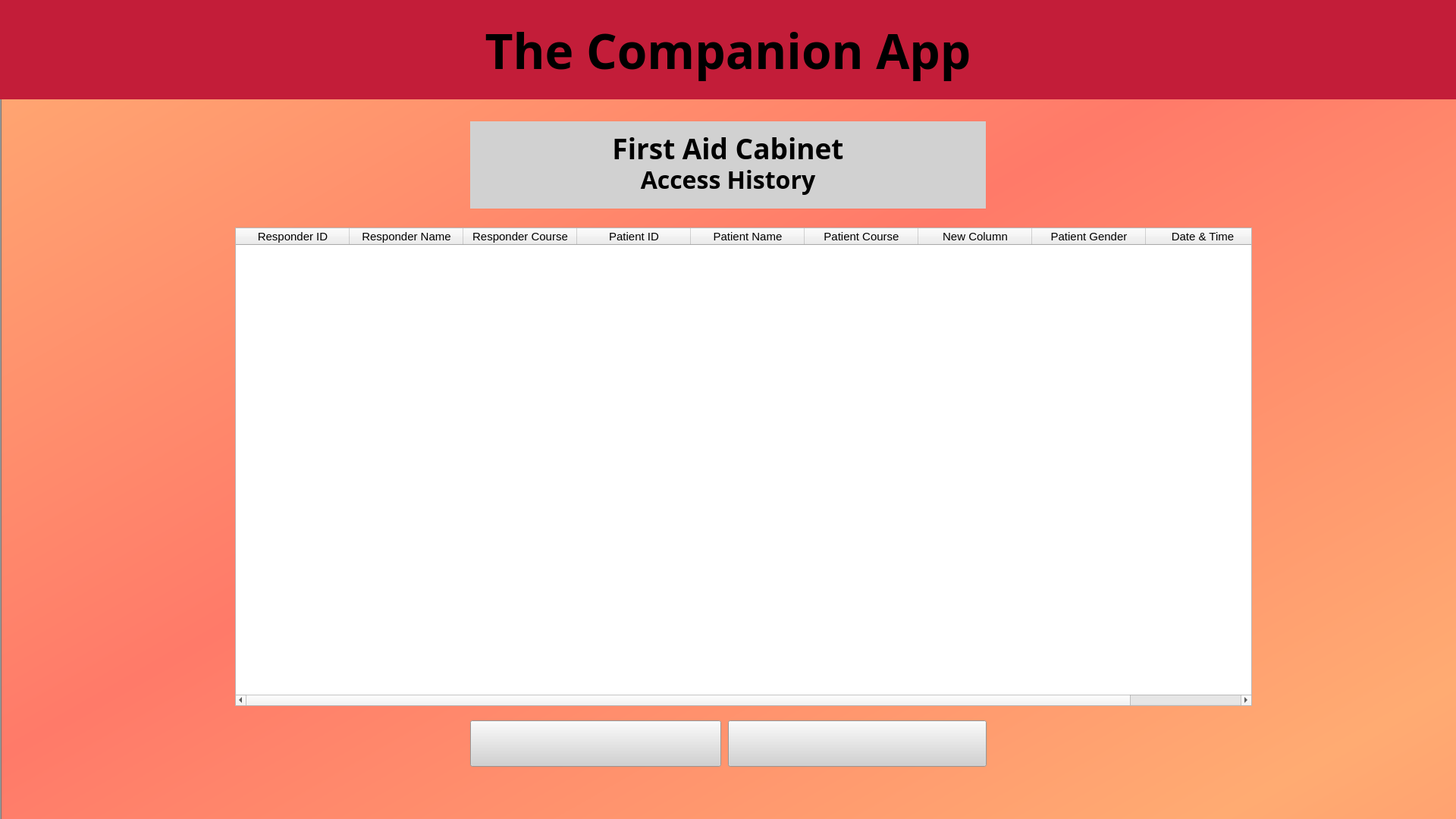
<?xml version="1.0" encoding="UTF-8"?>
<ui version="4.0">
 <class>MainWindow</class>
 <widget class="QMainWindow" name="MainWindow">
  <property name="windowModality">
   <enum>Qt::WindowModal</enum>
  </property>
  <property name="geometry">
   <rect>
    <x>0</x>
    <y>0</y>
    <width>1920</width>
    <height>1080</height>
   </rect>
  </property>
  <property name="sizePolicy">
   <sizepolicy hsizetype="Expanding" vsizetype="Expanding">
    <horstretch>0</horstretch>
    <verstretch>0</verstretch>
   </sizepolicy>
  </property>
  <property name="minimumSize">
   <size>
    <width>1920</width>
    <height>1080</height>
   </size>
  </property>
  <property name="windowTitle">
   <string>First Aid Cabinet</string>
  </property>
  <widget class="QWidget" name="centralwidget">
   <property name="minimumSize">
    <size>
     <width>1920</width>
     <height>1080</height>
    </size>
   </property>
   <widget class="QLabel" name="Background">
    <property name="geometry">
     <rect>
      <x>0</x>
      <y>0</y>
      <width>1981</width>
      <height>1083</height>
     </rect>
    </property>
    <property name="sizePolicy">
     <sizepolicy hsizetype="Expanding" vsizetype="Expanding">
      <horstretch>0</horstretch>
      <verstretch>0</verstretch>
     </sizepolicy>
    </property>
    <property name="minimumSize">
     <size>
      <width>1920</width>
      <height>1080</height>
     </size>
    </property>
    <property name="mouseTracking">
     <bool>true</bool>
    </property>
    <property name="focusPolicy">
     <enum>Qt::NoFocus</enum>
    </property>
    <property name="styleSheet">
     <string notr="true">background-color: qlineargradient(spread:reflect, x1:0, y1:0, x2:0.46, y2:0.4375, stop:0 rgba(255, 171, 114, 255), stop:1 rgba(255, 122, 105, 255));</string>
    </property>
    <property name="frameShape">
     <enum>QFrame::WinPanel</enum>
    </property>
    <property name="frameShadow">
     <enum>QFrame::Sunken</enum>
    </property>
    <property name="text">
     <string/>
    </property>
    <property name="pixmap">
     <pixmap>abstract-white-graphic-design-presentation-background-web-template_156943-914.png</pixmap>
    </property>
    <property name="scaledContents">
     <bool>true</bool>
    </property>
   </widget>
   <widget class="QLabel" name="topbanner">
    <property name="geometry">
     <rect>
      <x>0</x>
      <y>0</y>
      <width>1920</width>
      <height>131</height>
     </rect>
    </property>
    <property name="minimumSize">
     <size>
      <width>680</width>
      <height>0</height>
     </size>
    </property>
    <property name="maximumSize">
     <size>
      <width>1920</width>
      <height>1080</height>
     </size>
    </property>
    <property name="font">
     <font>
      <family>Bahnschrift SemiBold</family>
      <pointsize>48</pointsize>
      <weight>75</weight>
      <bold>true</bold>
     </font>
    </property>
    <property name="styleSheet">
     <string notr="true">background-color: rgb(195, 29, 57);
color: rgb(0, 0, 0);
</string>
    </property>
    <property name="frameShape">
     <enum>QFrame::NoFrame</enum>
    </property>
    <property name="frameShadow">
     <enum>QFrame::Plain</enum>
    </property>
    <property name="text">
     <string>The Companion App</string>
    </property>
    <property name="alignment">
     <set>Qt::AlignCenter</set>
    </property>
   </widget>
   <widget class="QLabel" name="AccessHistory">
    <property name="geometry">
     <rect>
      <x>620</x>
      <y>214</y>
      <width>680</width>
      <height>61</height>
     </rect>
    </property>
    <property name="maximumSize">
     <size>
      <width>680</width>
      <height>1080</height>
     </size>
    </property>
    <property name="font">
     <font>
      <family>Bahnschrift SemiBold</family>
      <pointsize>24</pointsize>
      <weight>75</weight>
      <bold>true</bold>
     </font>
    </property>
    <property name="styleSheet">
     <string notr="true">background-color: rgb(209, 209, 209);</string>
    </property>
    <property name="text">
     <string>Access History</string>
    </property>
    <property name="alignment">
     <set>Qt::AlignHCenter|Qt::AlignTop</set>
    </property>
   </widget>
   <widget class="QLabel" name="TheCompanionApp">
    <property name="geometry">
     <rect>
      <x>620</x>
      <y>160</y>
      <width>680</width>
      <height>61</height>
     </rect>
    </property>
    <property name="maximumSize">
     <size>
      <width>1920</width>
      <height>1080</height>
     </size>
    </property>
    <property name="font">
     <font>
      <family>Bahnschrift SemiBold</family>
      <pointsize>28</pointsize>
      <weight>75</weight>
      <bold>true</bold>
     </font>
    </property>
    <property name="styleSheet">
     <string notr="true">background-color: rgb(209, 209, 209);
</string>
    </property>
    <property name="text">
     <string>First Aid Cabinet</string>
    </property>
    <property name="alignment">
     <set>Qt::AlignBottom|Qt::AlignHCenter</set>
    </property>
   </widget>
   <widget class="QLabel" name="TUPLOGO">
    <property name="geometry">
     <rect>
      <x>630</x>
      <y>170</y>
      <width>91</width>
      <height>91</height>
     </rect>
    </property>
    <property name="sizePolicy">
     <sizepolicy hsizetype="Expanding" vsizetype="Expanding">
      <horstretch>0</horstretch>
      <verstretch>0</verstretch>
     </sizepolicy>
    </property>
    <property name="maximumSize">
     <size>
      <width>115</width>
      <height>115</height>
     </size>
    </property>
    <property name="styleSheet">
     <string notr="true"/>
    </property>
    <property name="frameShape">
     <enum>QFrame::NoFrame</enum>
    </property>
    <property name="frameShadow">
     <enum>QFrame::Sunken</enum>
    </property>
    <property name="text">
     <string/>
    </property>
    <property name="pixmap">
     <pixmap>306923334_441149988133144_8535244359366534707_n.png</pixmap>
    </property>
    <property name="scaledContents">
     <bool>true</bool>
    </property>
   </widget>
   <widget class="QLabel" name="GreenCross">
    <property name="geometry">
     <rect>
      <x>1200</x>
      <y>170</y>
      <width>91</width>
      <height>91</height>
     </rect>
    </property>
    <property name="sizePolicy">
     <sizepolicy hsizetype="Expanding" vsizetype="Expanding">
      <horstretch>0</horstretch>
      <verstretch>0</verstretch>
     </sizepolicy>
    </property>
    <property name="maximumSize">
     <size>
      <width>115</width>
      <height>115</height>
     </size>
    </property>
    <property name="styleSheet">
     <string notr="true"/>
    </property>
    <property name="frameShape">
     <enum>QFrame::NoFrame</enum>
    </property>
    <property name="frameShadow">
     <enum>QFrame::Sunken</enum>
    </property>
    <property name="text">
     <string/>
    </property>
    <property name="pixmap">
     <pixmap>green_cross.png</pixmap>
    </property>
    <property name="scaledContents">
     <bool>true</bool>
    </property>
   </widget>
   <widget class="QPushButton" name="refreshButton">
    <property name="geometry">
     <rect>
      <x>960</x>
      <y>950</y>
      <width>341</width>
      <height>61</height>
     </rect>
    </property>
    <property name="minimumSize">
     <size>
      <width>0</width>
      <height>45</height>
     </size>
    </property>
    <property name="font">
     <font>
      <family>Bahnschrift SemiBold</family>
      <pointsize>14</pointsize>
      <weight>75</weight>
      <bold>true</bold>
     </font>
    </property>
    <property name="toolTip">
     <string>&lt;html&gt;&lt;head/&gt;&lt;body&gt;&lt;p&gt;Refreshes the displayed information&lt;/p&gt;&lt;/body&gt;&lt;/html&gt;</string>
    </property>
    <property name="styleSheet">
     <string notr="true">image: url(:/refresh/refresh.png);
background-image: url(:/refresh/refresh.png);
background-color: rgb(209, 209, 209);</string>
    </property>
    <property name="text">
     <string/>
    </property>
   </widget>
   <widget class="QPushButton" name="exportButton">
    <property name="geometry">
     <rect>
      <x>620</x>
      <y>950</y>
      <width>331</width>
      <height>61</height>
     </rect>
    </property>
    <property name="sizePolicy">
     <sizepolicy hsizetype="Expanding" vsizetype="Expanding">
      <horstretch>8</horstretch>
      <verstretch>0</verstretch>
     </sizepolicy>
    </property>
    <property name="minimumSize">
     <size>
      <width>0</width>
      <height>45</height>
     </size>
    </property>
    <property name="font">
     <font>
      <family>Bahnschrift SemiBold</family>
      <pointsize>14</pointsize>
      <weight>75</weight>
      <bold>true</bold>
     </font>
    </property>
    <property name="toolTip">
     <string>&lt;html&gt;&lt;head/&gt;&lt;body&gt;&lt;p&gt;Exports CSV file of stored data&lt;/p&gt;&lt;/body&gt;&lt;/html&gt;</string>
    </property>
    <property name="styleSheet">
     <string notr="true">image: url(:/export/export.png);
background-image: url(:/export/export.png);
background-color: rgb(209, 209, 209);</string>
    </property>
    <property name="text">
     <string/>
    </property>
   </widget>
   <widget class="QTableWidget" name="tableWidget">
    <property name="geometry">
     <rect>
      <x>310</x>
      <y>300</y>
      <width>1341</width>
      <height>631</height>
     </rect>
    </property>
    <property name="dragDropMode">
     <enum>QAbstractItemView::DropOnly</enum>
    </property>
    <attribute name="horizontalHeaderDefaultSectionSize">
     <number>150</number>
    </attribute>
    <column>
     <property name="text">
      <string>Responder ID</string>
     </property>
     <property name="font">
      <font>
       <pointsize>11</pointsize>
      </font>
     </property>
    </column>
    <column>
     <property name="text">
      <string>Responder Name</string>
     </property>
     <property name="font">
      <font>
       <pointsize>11</pointsize>
      </font>
     </property>
    </column>
    <column>
     <property name="text">
      <string>Responder Course</string>
     </property>
     <property name="font">
      <font>
       <pointsize>11</pointsize>
      </font>
     </property>
    </column>
    <column>
     <property name="text">
      <string>Patient ID</string>
     </property>
     <property name="font">
      <font>
       <pointsize>11</pointsize>
      </font>
     </property>
    </column>
    <column>
     <property name="text">
      <string>Patient Name</string>
     </property>
     <property name="font">
      <font>
       <pointsize>11</pointsize>
      </font>
     </property>
    </column>
    <column>
     <property name="text">
      <string>Patient Course</string>
     </property>
     <property name="font">
      <font>
       <pointsize>11</pointsize>
      </font>
     </property>
    </column>
    <column>
     <property name="text">
      <string>New Column</string>
     </property>
     <property name="font">
      <font>
       <pointsize>11</pointsize>
      </font>
     </property>
    </column>
    <column>
     <property name="text">
      <string>Patient Gender</string>
     </property>
     <property name="font">
      <font>
       <pointsize>11</pointsize>
      </font>
     </property>
    </column>
    <column>
     <property name="text">
      <string>Date &amp; Time</string>
     </property>
     <property name="font">
      <font>
       <pointsize>11</pointsize>
      </font>
     </property>
    </column>
   </widget>
  </widget>
 </widget>
 <resources>
  <include location="test.qrc"/>
 </resources>
 <connections/>
</ui>
